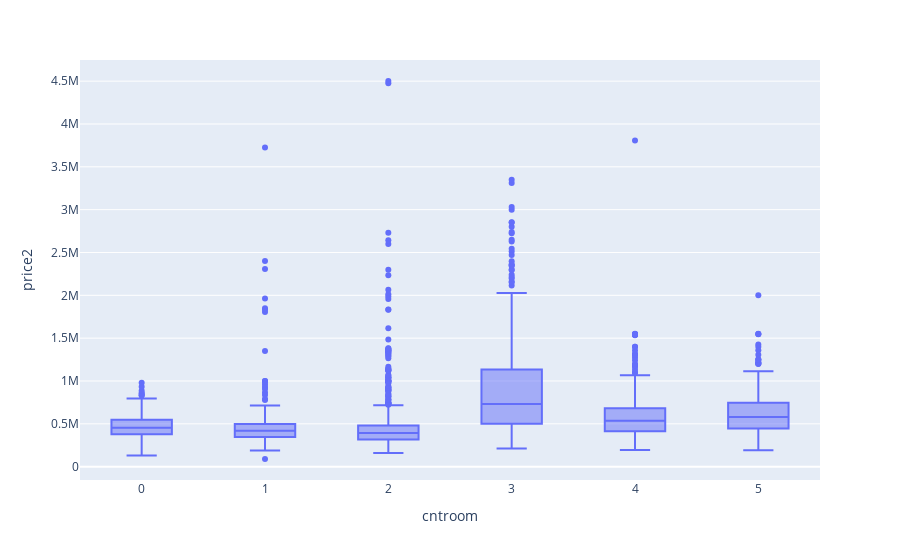

Write notebook code for a chart like this one.
### Code cell
import plotly.express as px
df = pd.read_csv('fixed_floats.csv')
fig = px.box(df, x='cntroom', y='price2')
fig.show()

### Figure 1 — Plotly figure (JSON) as saved in the notebook; plotly's stock layout.template omitted (floating-point values rounded to 4 significant figures; data arrays with more than 128 entries replaced by an {"elided": "..."} marker saying what was removed)
{"data": [{"alignmentgroup": "True", "hovertemplate": "cntroom=%{x}<br>price2=%{y}<extra></extra>", "legendgroup": "", "marker": {"color": "#636efa"}, "name": "", "notched": false, "offsetgroup": "", "orientation": "v", "showlegend": false, "x": {"elided": "4186 int values"}, "x0": " ", "xaxis": "x", "y": {"elided": "4186 int values"}, "y0": " ", "yaxis": "y", "type": "box"}], "layout": {"xaxis": {"anchor": "y", "domain": [0.0, 1.0], "title": {"text": "cntroom"}}, "yaxis": {"anchor": "x", "domain": [0.0, 1.0], "title": {"text": "price2"}}, "legend": {"tracegroupgap": 0}, "margin": {"t": 60}, "boxmode": "group"}}
